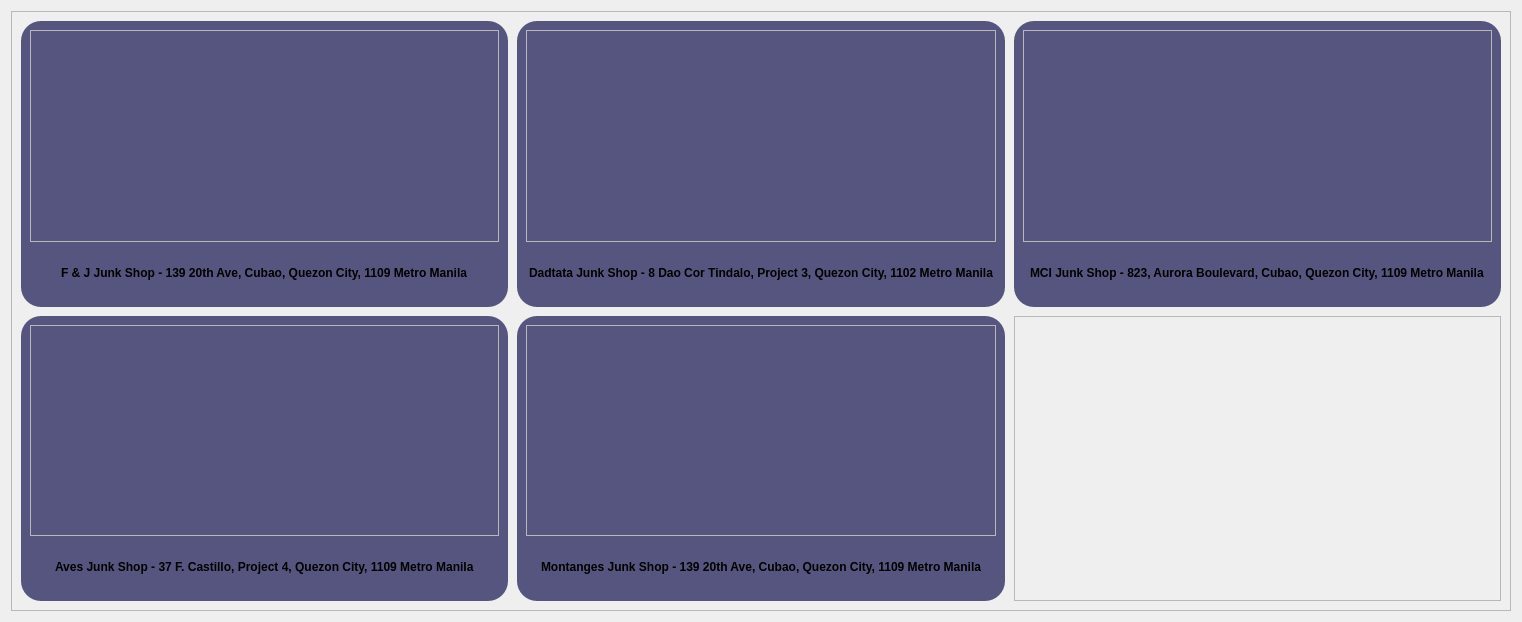
                      <widget class="QWidget" name="scrollAreaWidgetContents_3">
                       <property name="geometry">
                        <rect>
                         <x>0</x>
                         <y>0</y>
                         <width>1518</width>
                         <height>618</height>
                        </rect>
                       </property>
                       <layout class="QHBoxLayout" name="horizontalLayout_12">
                        <item>
                         <widget class="QFrame" name="shopLoc">
                          <property name="minimumSize">
                           <size>
                            <width>1500</width>
                            <height>600</height>
                           </size>
                          </property>
                          <property name="frameShape">
                           <enum>QFrame::StyledPanel</enum>
                          </property>
                          <property name="frameShadow">
                           <enum>QFrame::Raised</enum>
                          </property>
                          <layout class="QGridLayout" name="gridLayout_2">
                           <property name="spacing">
                            <number>9</number>
                           </property>
                           <item row="0" column="0">
                            <widget class="QFrame" name="frame_25">
                             <property name="styleSheet">
                              <string notr="true">#frame_25 {
	background-color: #55557f;
	border-radius: 20px;
}</string>
                             </property>
                             <property name="frameShape">
                              <enum>QFrame::Box</enum>
                             </property>
                             <property name="frameShadow">
                              <enum>QFrame::Raised</enum>
                             </property>
                             <layout class="QVBoxLayout" name="verticalLayout_38">
                              <item>
                               <widget class="QFrame" name="frame_24">
                                <property name="styleSheet">
                                 <string notr="true">image: url(:/shops/misc pic/shops/fnj.jpg);</string>
                                </property>
                                <property name="frameShape">
                                 <enum>QFrame::StyledPanel</enum>
                                </property>
                                <property name="frameShadow">
                                 <enum>QFrame::Raised</enum>
                                </property>
                               </widget>
                              </item>
                              <item alignment="Qt::AlignHCenter">
                               <widget class="QLabel" name="label_15">
                                <property name="maximumSize">
                                 <size>
                                  <width>16777215</width>
                                  <height>50</height>
                                 </size>
                                </property>
                                <property name="font">
                                 <font>
                                  <weight>75</weight>
                                  <bold>true</bold>
                                 </font>
                                </property>
                                <property name="text">
                                 <string>F &amp; J Junk Shop - 139 20th Ave, Cubao, Quezon City, 1109 Metro Manila</string>
                                </property>
                               </widget>
                              </item>
                             </layout>
                            </widget>
                           </item>
                           <item row="0" column="1">
                            <widget class="QFrame" name="frame_26">
                             <property name="styleSheet">
                              <string notr="true">#frame_26 {
	background-color: #55557f;
	border-radius: 20px;
}</string>
                             </property>
                             <property name="frameShape">
                              <enum>QFrame::StyledPanel</enum>
                             </property>
                             <property name="frameShadow">
                              <enum>QFrame::Raised</enum>
                             </property>
                             <layout class="QVBoxLayout" name="verticalLayout_39">
                              <item>
                               <widget class="QFrame" name="frame_32">
                                <property name="styleSheet">
                                 <string notr="true">image: url(:/shops/misc pic/shops/dadtata.jpg);</string>
                                </property>
                                <property name="frameShape">
                                 <enum>QFrame::StyledPanel</enum>
                                </property>
                                <property name="frameShadow">
                                 <enum>QFrame::Raised</enum>
                                </property>
                               </widget>
                              </item>
                              <item alignment="Qt::AlignHCenter">
                               <widget class="QLabel" name="label_16">
                                <property name="maximumSize">
                                 <size>
                                  <width>16777215</width>
                                  <height>50</height>
                                 </size>
                                </property>
                                <property name="font">
                                 <font>
                                  <weight>75</weight>
                                  <bold>true</bold>
                                 </font>
                                </property>
                                <property name="text">
                                 <string>Dadtata Junk Shop - 8 Dao Cor Tindalo, Project 3, Quezon City, 1102 Metro Manila</string>
                                </property>
                               </widget>
                              </item>
                             </layout>
                            </widget>
                           </item>
                           <item row="0" column="2">
                            <widget class="QFrame" name="frame_27">
                             <property name="styleSheet">
                              <string notr="true">#frame_27 {
	background-color: #55557f;
	border-radius: 20px;
}</string>
                             </property>
                             <property name="frameShape">
                              <enum>QFrame::StyledPanel</enum>
                             </property>
                             <property name="frameShadow">
                              <enum>QFrame::Raised</enum>
                             </property>
                             <layout class="QVBoxLayout" name="verticalLayout_40">
                              <item>
                               <widget class="QFrame" name="frame_33">
                                <property name="styleSheet">
                                 <string notr="true">image: url(:/shops/misc pic/shops/no_image.jpg);</string>
                                </property>
                                <property name="frameShape">
                                 <enum>QFrame::StyledPanel</enum>
                                </property>
                                <property name="frameShadow">
                                 <enum>QFrame::Raised</enum>
                                </property>
                               </widget>
                              </item>
                              <item alignment="Qt::AlignHCenter">
                               <widget class="QLabel" name="label_17">
                                <property name="maximumSize">
                                 <size>
                                  <width>16777215</width>
                                  <height>50</height>
                                 </size>
                                </property>
                                <property name="font">
                                 <font>
                                  <weight>75</weight>
                                  <bold>true</bold>
                                 </font>
                                </property>
                                <property name="text">
                                 <string>MCI Junk Shop - 823, Aurora Boulevard, Cubao, Quezon City, 1109 Metro Manila</string>
                                </property>
                               </widget>
                              </item>
                             </layout>
                            </widget>
                           </item>
                           <item row="1" column="0">
                            <widget class="QFrame" name="frame_28">
                             <property name="styleSheet">
                              <string notr="true">#frame_28 {
	background-color: #55557f;
	border-radius: 20px;
}</string>
                             </property>
                             <property name="frameShape">
                              <enum>QFrame::StyledPanel</enum>
                             </property>
                             <property name="frameShadow">
                              <enum>QFrame::Raised</enum>
                             </property>
                             <layout class="QVBoxLayout" name="verticalLayout_41">
                              <item>
                               <widget class="QFrame" name="frame_34">
                                <property name="styleSheet">
                                 <string notr="true">image: url(:/shops/misc pic/shops/no_image.jpg);</string>
                                </property>
                                <property name="frameShape">
                                 <enum>QFrame::StyledPanel</enum>
                                </property>
                                <property name="frameShadow">
                                 <enum>QFrame::Raised</enum>
                                </property>
                               </widget>
                              </item>
                              <item alignment="Qt::AlignHCenter">
                               <widget class="QLabel" name="label_18">
                                <property name="maximumSize">
                                 <size>
                                  <width>16777215</width>
                                  <height>50</height>
                                 </size>
                                </property>
                                <property name="font">
                                 <font>
                                  <weight>75</weight>
                                  <bold>true</bold>
                                 </font>
                                </property>
                                <property name="text">
                                 <string>Aves Junk Shop - 37 F. Castillo, Project 4, Quezon City, 1109 Metro Manila</string>
                                </property>
                               </widget>
                              </item>
                             </layout>
                            </widget>
                           </item>
                           <item row="1" column="1">
                            <widget class="QFrame" name="frame_30">
                             <property name="styleSheet">
                              <string notr="true">#frame_30 {
	background-color: #55557f;
	border-radius: 20px;
}</string>
                             </property>
                             <property name="frameShape">
                              <enum>QFrame::StyledPanel</enum>
                             </property>
                             <property name="frameShadow">
                              <enum>QFrame::Raised</enum>
                             </property>
                             <layout class="QVBoxLayout" name="verticalLayout_42">
                              <item>
                               <widget class="QFrame" name="frame_35">
                                <property name="styleSheet">
                                 <string notr="true">image: url(:/shops/misc pic/shops/no_image.jpg);</string>
                                </property>
                                <property name="frameShape">
                                 <enum>QFrame::StyledPanel</enum>
                                </property>
                                <property name="frameShadow">
                                 <enum>QFrame::Raised</enum>
                                </property>
                               </widget>
                              </item>
                              <item alignment="Qt::AlignHCenter">
                               <widget class="QLabel" name="label_19">
                                <property name="maximumSize">
                                 <size>
                                  <width>16777215</width>
                                  <height>50</height>
                                 </size>
                                </property>
                                <property name="font">
                                 <font>
                                  <weight>75</weight>
                                  <bold>true</bold>
                                 </font>
                                </property>
                                <property name="text">
                                 <string>Montanges Junk Shop - 139 20th Ave, Cubao, Quezon City, 1109 Metro Manila</string>
                                </property>
                               </widget>
                              </item>
                             </layout>
                            </widget>
                           </item>
                           <item row="1" column="2">
                            <widget class="QFrame" name="frame_31">
                             <property name="frameShape">
                              <enum>QFrame::StyledPanel</enum>
                             </property>
                             <property name="frameShadow">
                              <enum>QFrame::Raised</enum>
                             </property>
                             <layout class="QVBoxLayout" name="verticalLayout_43"/>
                            </widget>
                           </item>
                          </layout>
                         </widget>
                        </item>
                       </layout>
                      </widget>
